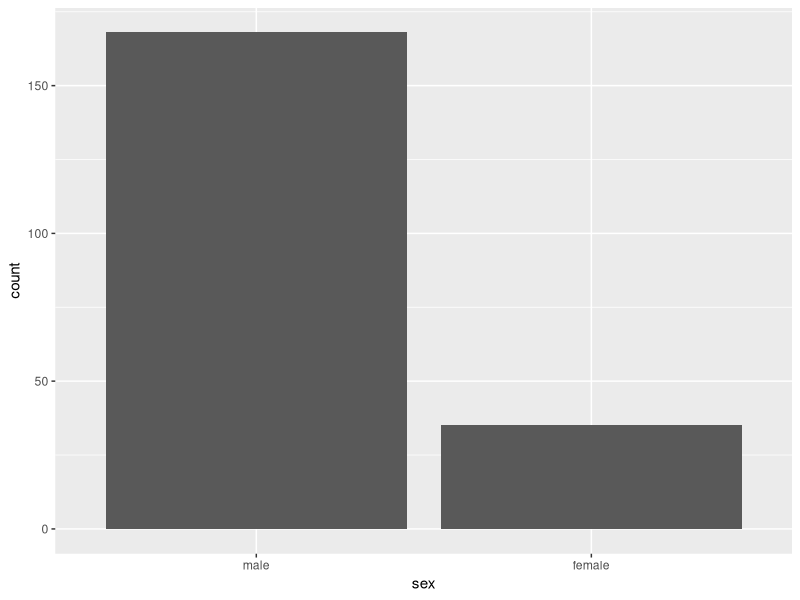
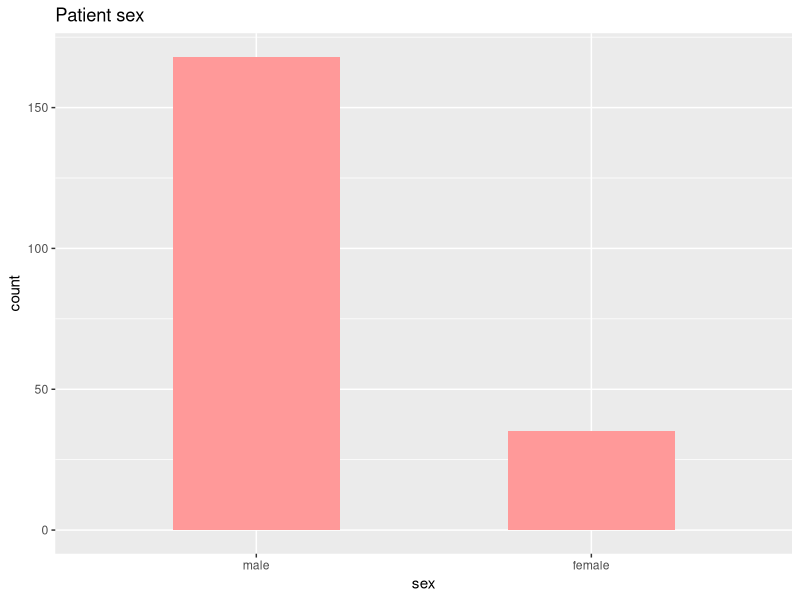
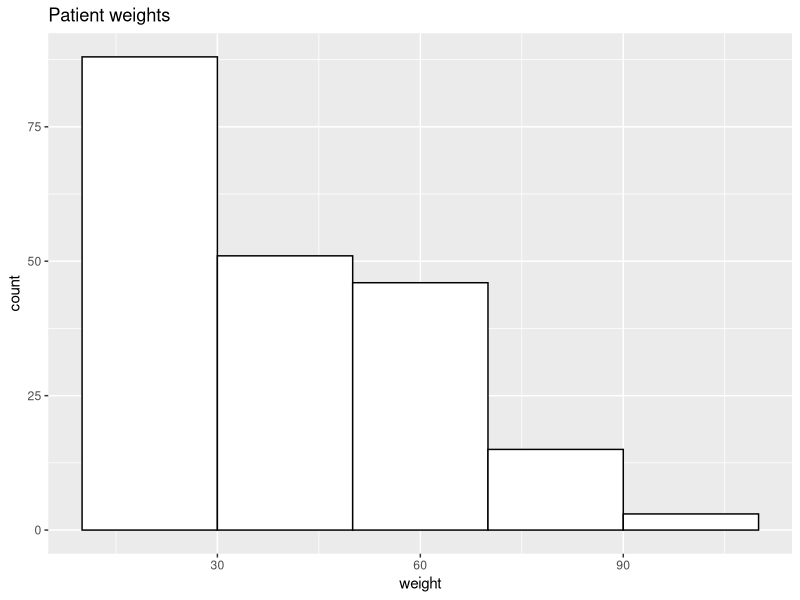
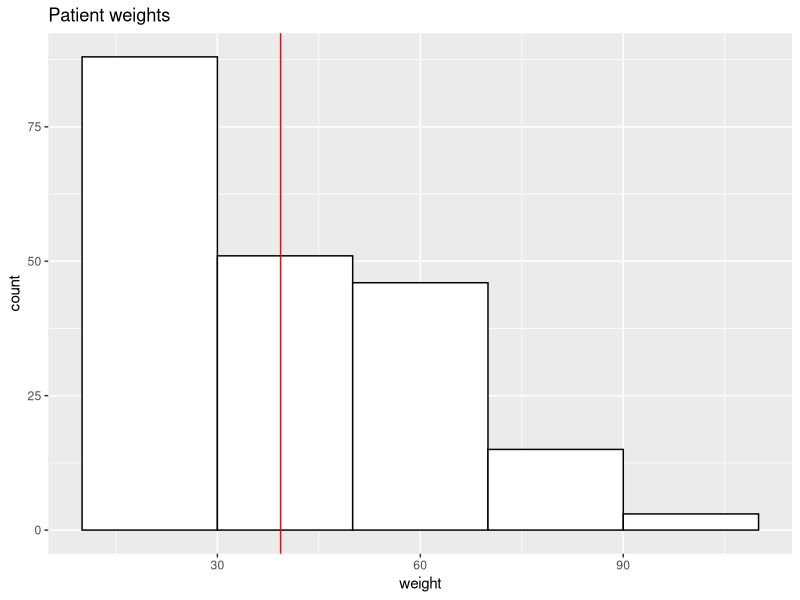
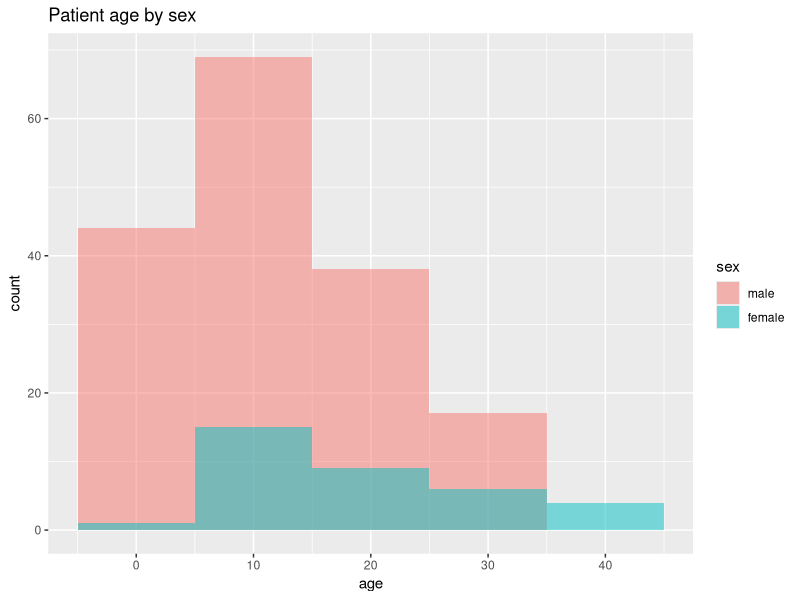
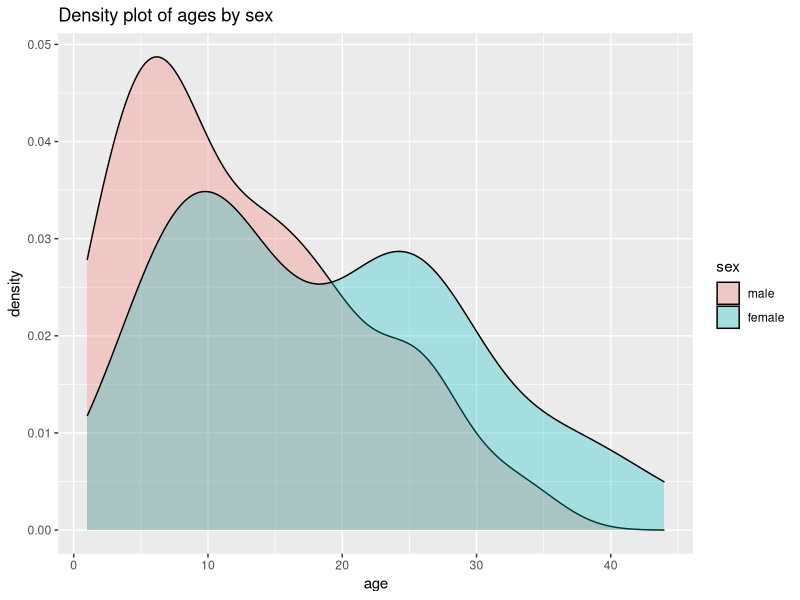
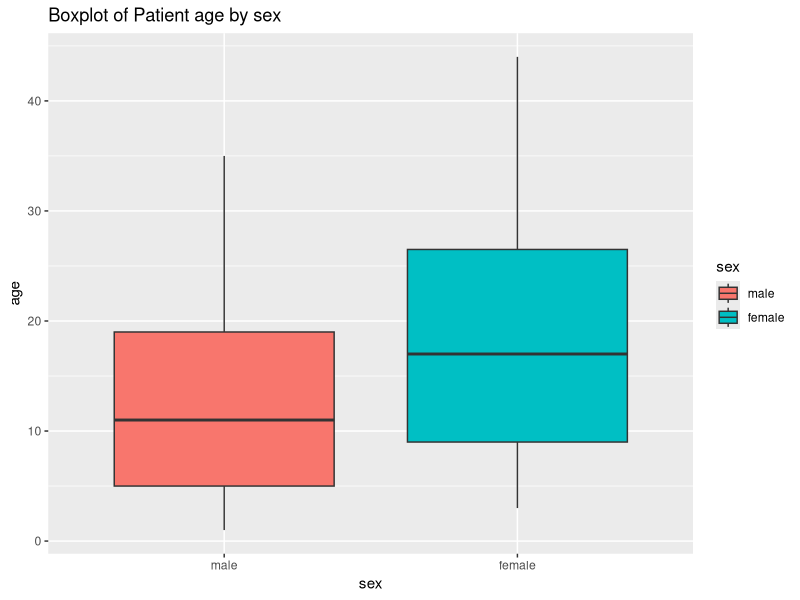

Write the R code that produced these figures, in order.
## ---- chunk 1

library(survival)
data("cgd")

summary(cgd)
## ---- chunk 2

weight = cgd$weight           

mean(weight)               # mean weight

median(weight)             # median for weight

## ---- chunk 3

quantile(weight) # will show us the quartile distribution of our data

quantile(weight, 0.95) # shows us the 95th percentile

## ---- chunk 4
var(weight)
## ---- chunk 5
sd(weight)
## ---- chunk 6
library(ggplot2)

ggplot(data = cgd, aes(x = sex)) + geom_bar(stat = "count") #geom_bar creates the barplot
                                                            #stat parameter indicates what is to be plotted
## ---- chunk 7
ggplot(data = cgd, aes(x = sex)) + 
  geom_bar(fill = "#FF9999", width = 0.5, stat = "count") + #change color and bar width
  ggtitle("Patient sex")                                   #add title
## ---- chunk 8
ggplot(data = cgd, aes(x = weight)) + 
  geom_histogram(binwidth = 20, fill = "white", colour = "black") +
  ggtitle("Patient weights") # binwidth indicates how large our groups are
## ---- chunk 9
ggplot(data = cgd, aes(x = weight)) + 
  geom_histogram(binwidth = 20, fill = "white", colour = "black") +
  geom_vline(aes(xintercept = mean(weight)), color = "red") + #geom_vline adds vertical line
  ggtitle("Patient weights")
## ---- chunk 10
ggplot(data = cgd, aes(x = age, fill= sex)) +
  geom_histogram(binwidth = 10, alpha = 0.5, position = "identity") +
  ggtitle("Patient age by sex")
## ---- chunk 11

ggplot(data = cgd, aes(x = age, fill = sex)) + 
  geom_density(alpha = 0.3) +
  ggtitle("Density plot of ages by sex")
## ---- chunk 12
ggplot(data = cgd, aes(x = sex, y = age, fill = sex)) + #note x and y are inverted now
  geom_boxplot() + ggtitle("Boxplot of Patient age by sex")
